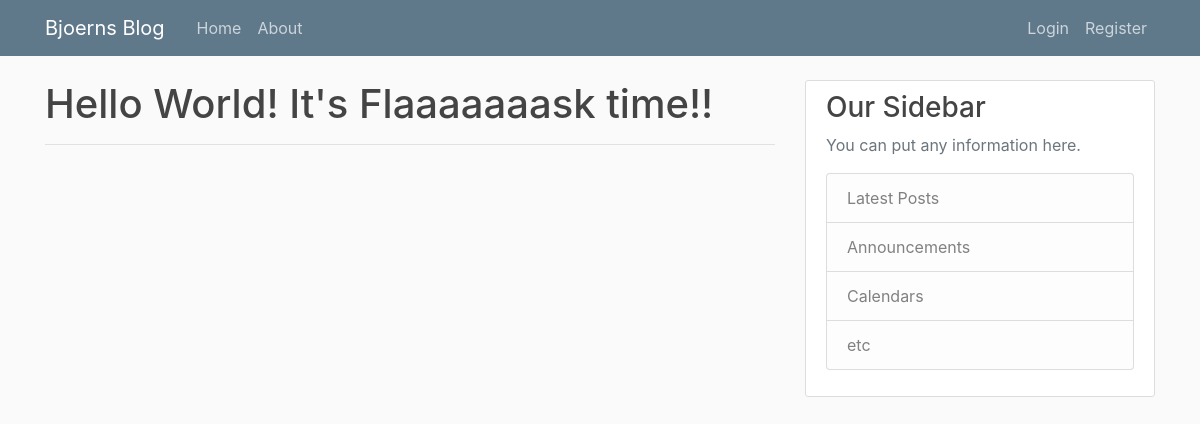
Page /home on the earlier database version.
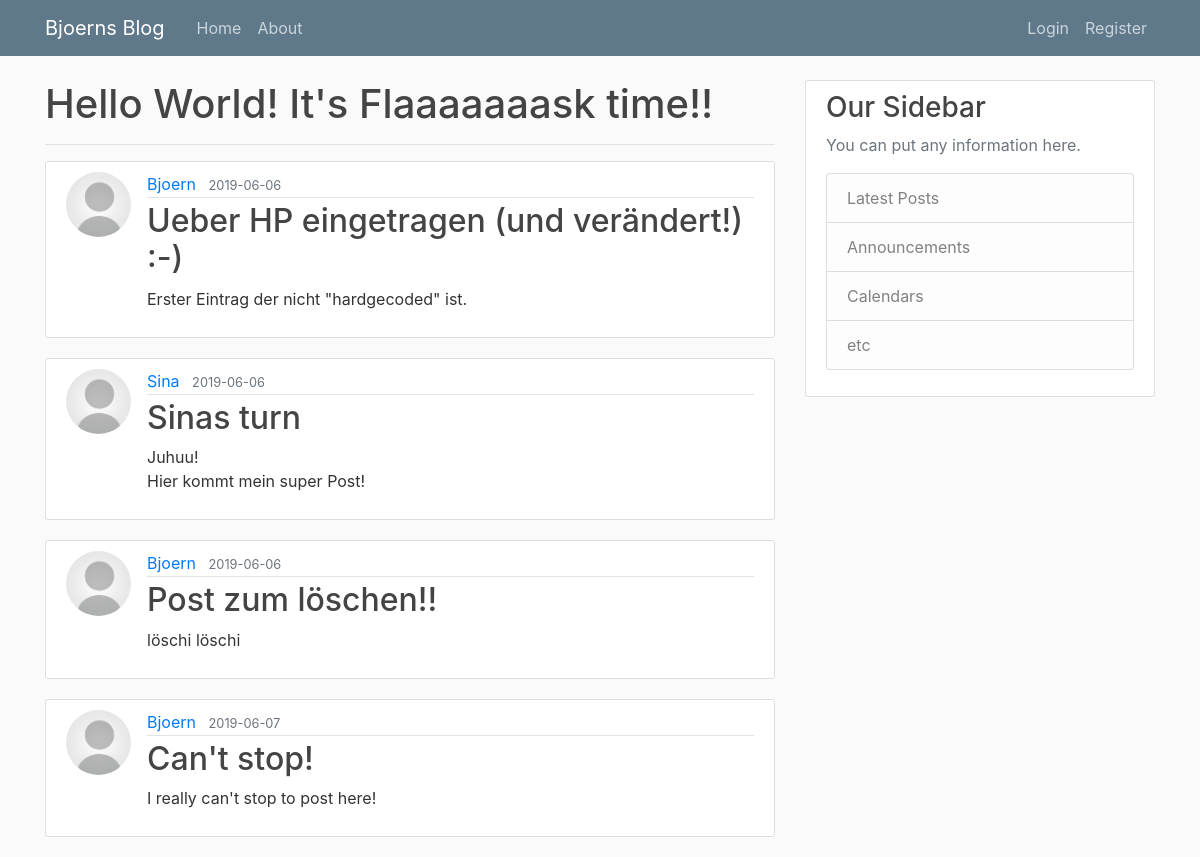
Same page on the later database version.
### flaskblog/models.py (models this page shows, shortened)
class Post(db.Model):
    id = db.Column(db.Integer, primary_key=True)
    title = db.Column(db.String(100), nullable=False)
    date_posted = db.Column(db.DateTime, nullable=False, default=datetime.utcnow)
    content = db.Column(db.Text, nullable=False)
    user_id = db.Column(db.Integer, db.ForeignKey('user.id'), nullable=False)

class User(db.Model, UserMixin):
    id = db.Column(db.Integer, primary_key=True)
    username = db.Column(db.String(30), unique=True, nullable=False)
    email = db.Column(db.String(120), unique=True, nullable=False)
    image_file = db.Column(db.String(20), nullable=False, default='default.jpg')
    password = db.Column(db.String(60), nullable=False)
    posts = db.relationship('Post', backref='author', lazy=True)

### flaskblog/routes.py (the view)
@app.route("/")
@app.route("/home")
def home():
    posts = Post.query.all()
    return render_template('home.html', posts=posts)

### flaskblog/templates/home.html
{% extends "layout.html" %}
{% block content %}
<h1>Hello World! It's Flaaaaaaask time!!<br>
    <hr>
</h1>
{% for post in posts %}
<article class="media content-section">
    <img class="rounded-circle article-img" src="{{ url_for('static', filename='profile_pics/' + post.author.image_file) }}">
    <div class="media-body">
        <div class="article-metadata">
            <a class="mr-2" href="#">{{ post.author.username }}</a>
            <small class="text-muted">{{ post.date_posted.strftime('%Y-%m-%d') }}</small>
        </div>
        <h2><a class="article-title" href="{{ url_for('post', post_id=post.id) }}">{{ post.title }}</a></h2>
        <p class="article-content">{{ post.content }}</p>
    </div>
</article>
{% endfor %}
{% endblock content %}

### flaskblog/templates/layout.html (shortened to what this page needs)
<!doctype html>
<html lang="en">
<head>
    <link rel="stylesheet" href="https://stackpath.bootstrapcdn.com/bootstrap/4.3.1/css/bootstrap.min.css"
>
    <link rel="stylesheet" type="text/css" href="{{ url_for('static', filename='main.css') }}">
</head>
<body>
    <header class="site-header">
        <nav class="navbar navbar-expand-md navbar-dark bg-steel fixed-top">
            <div class="container">
                <a class="navbar-brand mr-4" href="/">Bjoerns Blog</a>
                <div class="collapse navbar-collapse" id="navbarToggle">
                    <div class="navbar-nav mr-auto">
                        <a class="nav-item nav-link" href="{{ url_for('home') }}">Home</a>
                        <a class="nav-item nav-link" href="{{ url_for('about') }}">About</a>
                    </div>
                    <div class="navbar-nav">
                        {% if current_user.is_authenticated %}
                        <a class="nav-item nav-link" href="{{ url_for('new_post') }}">New Post</a>
                        <a class="nav-item nav-link" href="{{ url_for('account') }}">Account</a>
                        <a class="nav-item nav-link" href="{{ url_for('logout') }}">Logout</a>
                        {% else %}
                        <a class="nav-item nav-link" href="{{ url_for('login') }}">Login</a>
                        <a class="nav-item nav-link" href="{{ url_for('register') }}">Register</a>
                        {% endif %}
                    </div>
                </div>
            </div>
        </nav>
    </header>
    <main role="main" class="container">
    <div class="row">
        <div class="col-md-8">
        {% block content %}{% endblock %}
        </div>
        <div class="col-md-4">
        <div class="content-section">
            <h3>Our Sidebar</h3>
            <p class='text-muted'>You can put any information here.
            <ul class="list-group">
                <li class="list-group-item list-group-item-light">Latest Posts</li>
                <li class="list-group-item list-group-item-light">Announcements</li>
                <li class="list-group-item list-group-item-light">Calendars</li>
                <li class="list-group-item list-group-item-light">etc</li>
            </ul>
            </p>
        </div>
        </div>
    </div>
    </main>
</body>
</html>

### flaskblog/static/main.css (style rules this page uses)
body { background: #fafafa; color: #333333; margin-top: 5rem; }
h1, h2, h3, h4, h5, h6 { color: #444444; }
.bg-steel { background-color: #5f788a; }
.site-header .navbar-nav .nav-link { color: #cbd5db; }
.content-section { background: #ffffff; padding: 10px 20px; border: 1px solid #dddddd; border-radius: 3px; margin-bottom: 20px; }
.article-title { color: #444444; }
.article-content { white-space: pre-line; }
.article-img { height: 65px; width: 65px; margin-right: 16px; }
.article-metadata { padding-bottom: 1px; margin-bottom: 4px; border-bottom: 1px solid #e3e3e3 }

Differences in the rows shown:
added Post: image_file (placeholder picture), author.username "Bjoern", date_posted "2019-06-06", title "Ueber HP eingetragen (und verändert!) :-)", content "Erster Eintrag der nicht \"hardgecoded\" ist."
added Post: image_file (placeholder picture), author.username "Sina", date_posted "2019-06-06", title "Sinas turn", content "Juhuu! Hier kommt mein super Post!"
added Post: image_file (placeholder picture), author.username "Bjoern", date_posted "2019-06-06", title "Post zum löschen!!", content "löschi löschi"
added Post: image_file (placeholder picture), author.username "Bjoern", date_posted "2019-06-07", title "Can't stop!", content "I really can't stop to post here!"
